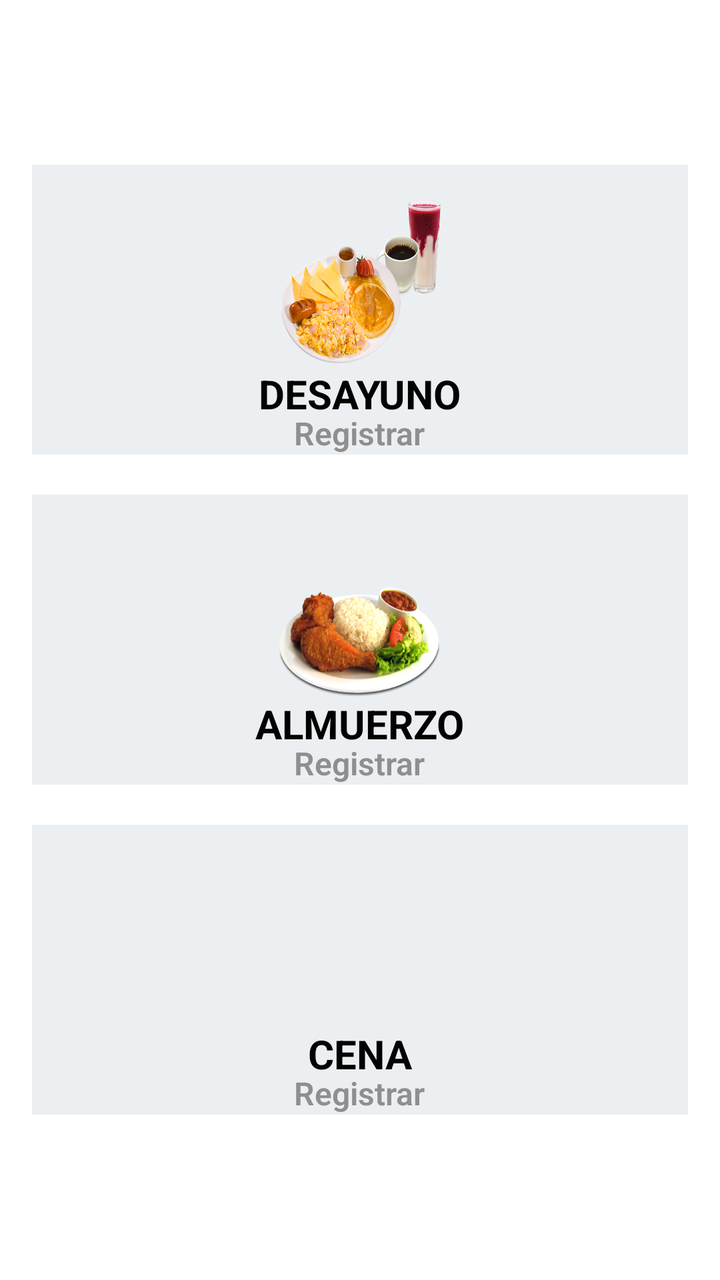
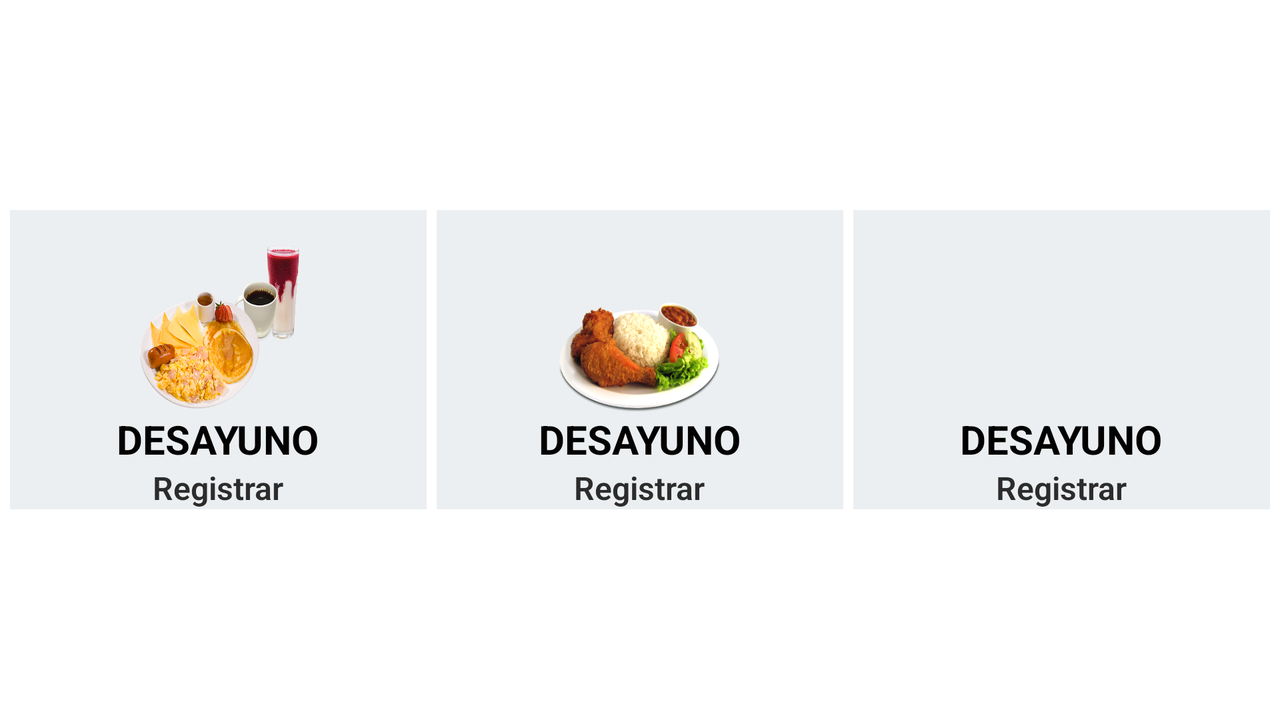

Compare how this app lays out the same screen by default and in its alternative resource folder. The renders come first, then the two layout files and the values they reference.
<!-- AndroidManifest.xml: application theme AppTheme -->
<!-- res/layout/activity_main.xml -->
<?xml version="1.0" encoding="utf-8"?>
<ScrollView xmlns:android="http://schemas.android.com/apk/res/android"
    xmlns:app="http://schemas.android.com/apk/res-auto"
    xmlns:tools="http://schemas.android.com/tools"
    android:layout_width="match_parent"
    android:layout_height="match_parent"
    android:background="#FFFFFF"
    android:padding="16dp"
    android:orientation="vertical"
    android:layout_gravity="center">

    <LinearLayout
        android:layout_width="match_parent"
        android:layout_height="match_parent"
        android:orientation="vertical"
        android:layout_gravity="center">


        <LinearLayout
            android:layout_width="match_parent"
            android:layout_height="wrap_content"
            android:orientation="vertical"
            android:background="@color/color_desayuno">

            <Button
                android:id="@+id/ingreso_Butt"
                style="@style/Widget.AppCompat.Button.Colored"
                android:layout_width="@dimen/main_button_width"
                android:layout_height="@dimen/main_button_height"
                android:layout_gravity="center"
                android:layout_marginTop="16dp"
                android:background="@drawable/ic_desayuno2"
                android:onClick="callRegisterE" />

            <TextView
                android:layout_width="wrap_content"
                android:layout_height="wrap_content"
                android:layout_gravity="center"
                android:text="@string/main_activity_register"
                android:textColor="#020202"
                android:textSize="@dimen/main_text_registrar"
                android:textStyle="bold" />
            <TextView
                android:layout_width="wrap_content"
                android:layout_height="wrap_content"
                android:layout_gravity="center"
                android:text="@string/main_activity_entrada"
                android:textSize="@dimen/main_text_entrada"
                android:textStyle="bold"
                android:layout_marginTop="-5dp"
                style="@style/TextAppearance.AppCompat.Display4"
                android:textColor="#8F8F8F">

            </TextView>

        </LinearLayout>
        <LinearLayout
        android:layout_width="match_parent"
        android:layout_height="wrap_content"
        android:orientation="vertical"
        android:layout_marginTop="20dp"
            android:background="@color/color_desayuno">

            <Button
                android:id="@+id/salida_Butt"
                style="@style/Widget.AppCompat.Button.Colored"
                android:layout_width="@dimen/main_button_width"
                android:layout_height="@dimen/main_button_height"
                android:layout_gravity="center"
                android:layout_marginTop="16dp"
                android:background="@drawable/ic_almuerzo"
                android:onClick="callRegisterS"
                />

            <TextView
                android:layout_width="wrap_content"
                android:layout_height="wrap_content"
                android:layout_gravity="center"
                android:text="ALMUERZO"
                android:textColor="#020202"
                android:textSize="@dimen/main_text_registrar"
                android:textStyle="bold" />

            <TextView
                android:layout_width="wrap_content"
                android:layout_height="wrap_content"
                android:layout_gravity="center"
                android:text="@string/main_activity_entrada"
                android:textSize="@dimen/main_text_salida"
                android:textStyle="bold"
                android:layout_marginTop="-5dp"
                style="@style/TextAppearance.AppCompat.Display4"
                android:textColor="#8F8F8F"/>


        </LinearLayout>
        <LinearLayout
            android:layout_width="match_parent"
            android:layout_height="wrap_content"
            android:orientation="vertical"
            android:layout_marginTop="20dp"
            android:background="@color/color_desayuno">

            <Button
                android:id="@+id/Cena_Butt"
                style="@style/Widget.AppCompat.Button.Colored"
                android:layout_width="@dimen/main_button_width"
                android:layout_height="@dimen/main_button_height"
                android:layout_gravity="center"
                android:layout_marginTop="16dp"
                android:background="@drawable/ic_cena"
                android:onClick="callRegisterC"
                />

            <TextView
                android:layout_width="wrap_content"
                android:layout_height="wrap_content"
                android:layout_gravity="center"
                android:text="CENA"
                android:textColor="#020202"
                android:textSize="@dimen/main_text_registrar"
                android:textStyle="bold" />

            <TextView
                android:layout_width="wrap_content"
                android:layout_height="wrap_content"
                android:layout_gravity="center"
                android:text="@string/main_activity_entrada"
                android:textSize="@dimen/main_text_salida"
                android:textStyle="bold"
                android:layout_marginTop="-5dp"
                style="@style/TextAppearance.AppCompat.Display4"
                android:textColor="#8F8F8F"/>

        </LinearLayout>
    </LinearLayout>
</ScrollView>
<!-- resources referenced by this layout -->
<resources>
  <color name="color_desayuno">#ECEFF1</color>
  <dimen name="main_button_height">85dp</dimen>
  <dimen name="main_button_width">85dp</dimen>
  <dimen name="main_text_entrada">16sp</dimen>
  <dimen name="main_text_registrar">20sp</dimen>
  <dimen name="main_text_salida">16sp</dimen>
      register_button_width
  <!-- drawable ic_almuerzo: png bitmap (drawable-hdpi, 73793 bytes) -->
  <!-- drawable ic_desayuno2: png bitmap (drawable-hdpi, 136238 bytes) -->
  <string name="main_activity_entrada">Registrar</string>
  <string name="main_activity_register">DESAYUNO</string>
  <style name="AppTheme" parent="Theme.AppCompat.Light.DarkActionBar">
          
          <item name="android:windowFullscreen">true</item>
  
          <item name="colorPrimary">@color/colorPrimary</item>
          <item name="colorPrimaryDark">@color/colorAccent</item>
          <item name="colorAccent">@color/colorPrimaryDark</item>
  
      </style>
  <color name="colorPrimary">#D50000</color>
  <color name="colorAccent">#000000</color>
  <color name="colorPrimaryDark">#00574B</color>
</resources>
<!-- res/layout-land/activity_main.xml (the author's variant of the layout above) -->
<!-- drawn on the phone turned sideways -->
<?xml version="1.0" encoding="utf-8"?>
<ScrollView xmlns:android="http://schemas.android.com/apk/res/android"
    xmlns:app="http://schemas.android.com/apk/res-auto"
    xmlns:tools="http://schemas.android.com/tools"
    android:layout_width="match_parent"
    android:layout_height="match_parent"
    android:background="#FFFFFF"
    android:orientation="vertical">

    <LinearLayout
        android:layout_width="match_parent"
        android:layout_height="match_parent"
        android:orientation="vertical"
        android:layout_gravity="center">

        <LinearLayout
            android:layout_width="match_parent"
            android:layout_height="wrap_content"
            android:orientation="horizontal">

            <LinearLayout
                android:layout_width="match_parent"
                android:layout_height="wrap_content"
                android:layout_weight="1"
                android:orientation="vertical"
                android:background="@color/color_desayuno"
                android:layout_marginLeft="5dp">

                <Button
                    android:id="@+id/ingreso_Butt"
                    style="@style/Widget.AppCompat.Button.Colored"
                    android:layout_width="@dimen/main_button_width"
                    android:layout_height="@dimen/main_button_height"
                    android:layout_gravity="center"
                    android:layout_marginTop="16dp"
                    android:background="@drawable/ic_desayuno2"
                    android:onClick="callRegisterE" />

                <TextView
                    android:id="@+id/regis_text"
                    android:layout_width="wrap_content"
                    android:layout_height="wrap_content"
                    android:layout_below="@+id/ingreso_Button"
                    android:layout_gravity="center"
                    android:text="@string/main_activity_register"
                    android:textColor="#020202"
                    android:textSize="@dimen/main_text_registrar"
                    android:textStyle="bold" />

                <TextView
                    style="@style/TextAppearance.AppCompat.Display4"
                    android:layout_width="wrap_content"
                    android:layout_height="wrap_content"
                    android:layout_below="@+id/regis_text"
                    android:layout_gravity="center"
                    android:text="@string/main_activity_entrada"
                    android:textColor="#2C2C2C"
                    android:textSize="@dimen/main_text_entrada"
                    android:textStyle="bold">

                </TextView>

            </LinearLayout>

            <LinearLayout
                android:layout_width="match_parent"
                android:layout_height="wrap_content"
                android:layout_gravity="right"
                android:layout_weight="1"
                android:orientation="vertical"
                android:background="@color/color_desayuno"
                android:layout_marginLeft="5dp"
                android:layout_marginRight="5dp">

                <Button
                    android:id="@+id/salida_Butt"
                    style="@style/Widget.AppCompat.Button.Colored"
                    android:layout_width="@dimen/main_button_width"
                    android:layout_height="@dimen/main_button_height"
                    android:layout_gravity="center"
                    android:layout_marginTop="16dp"
                    android:background="@drawable/ic_almuerzo"
                    android:onClick="callRegisterS" />

                <TextView
                    android:layout_width="wrap_content"
                    android:layout_height="wrap_content"
                    android:layout_gravity="center"
                    android:text="@string/main_activity_register"
                    android:textColor="#020202"
                    android:textSize="@dimen/main_text_registrar"
                    android:textStyle="bold" />

                <TextView
                    style="@style/TextAppearance.AppCompat.Display4"
                    android:layout_width="wrap_content"
                    android:layout_height="wrap_content"
                    android:layout_gravity="center"
                    android:text="@string/main_activity_entrada"
                    android:textColor="#2C2C2C"
                    android:textSize="@dimen/main_text_salida"
                    android:textStyle="bold" />
            </LinearLayout>

            <LinearLayout
                android:layout_width="match_parent"
                android:layout_height="wrap_content"
                android:layout_gravity="right"
                android:layout_weight="1"
                android:orientation="vertical"
                android:background="@color/color_desayuno"
                android:layout_marginRight="5dp">

                <Button
                    android:id="@+id/Cena_Butt"
                    style="@style/Widget.AppCompat.Button.Colored"
                    android:layout_width="@dimen/main_button_width"
                    android:layout_height="@dimen/main_button_height"
                    android:layout_gravity="center"
                    android:layout_marginTop="16dp"
                    android:background="@drawable/ic_cena"
                    android:onClick="callRegisterC" />

                <TextView
                    android:layout_width="wrap_content"
                    android:layout_height="wrap_content"
                    android:layout_gravity="center"
                    android:text="@string/main_activity_register"
                    android:textColor="#020202"
                    android:textSize="@dimen/main_text_registrar"
                    android:textStyle="bold" />

                <TextView
                    style="@style/TextAppearance.AppCompat.Display4"
                    android:layout_width="wrap_content"
                    android:layout_height="wrap_content"
                    android:layout_gravity="center"
                    android:text="@string/main_activity_entrada"
                    android:textColor="#2C2C2C"
                    android:textSize="@dimen/main_text_salida"
                    android:textStyle="bold" />
            </LinearLayout>
        </LinearLayout>
    </LinearLayout>
</ScrollView>
